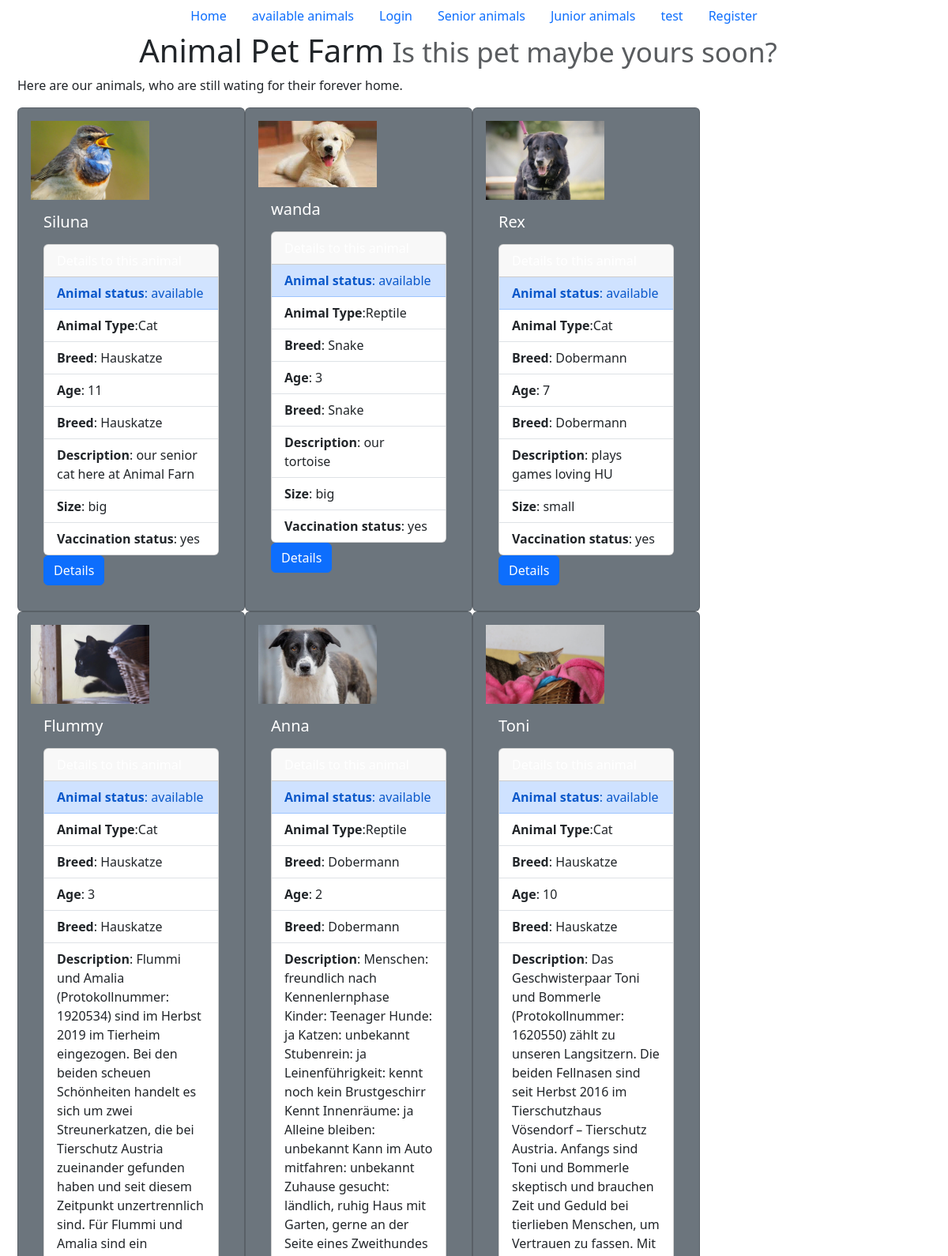
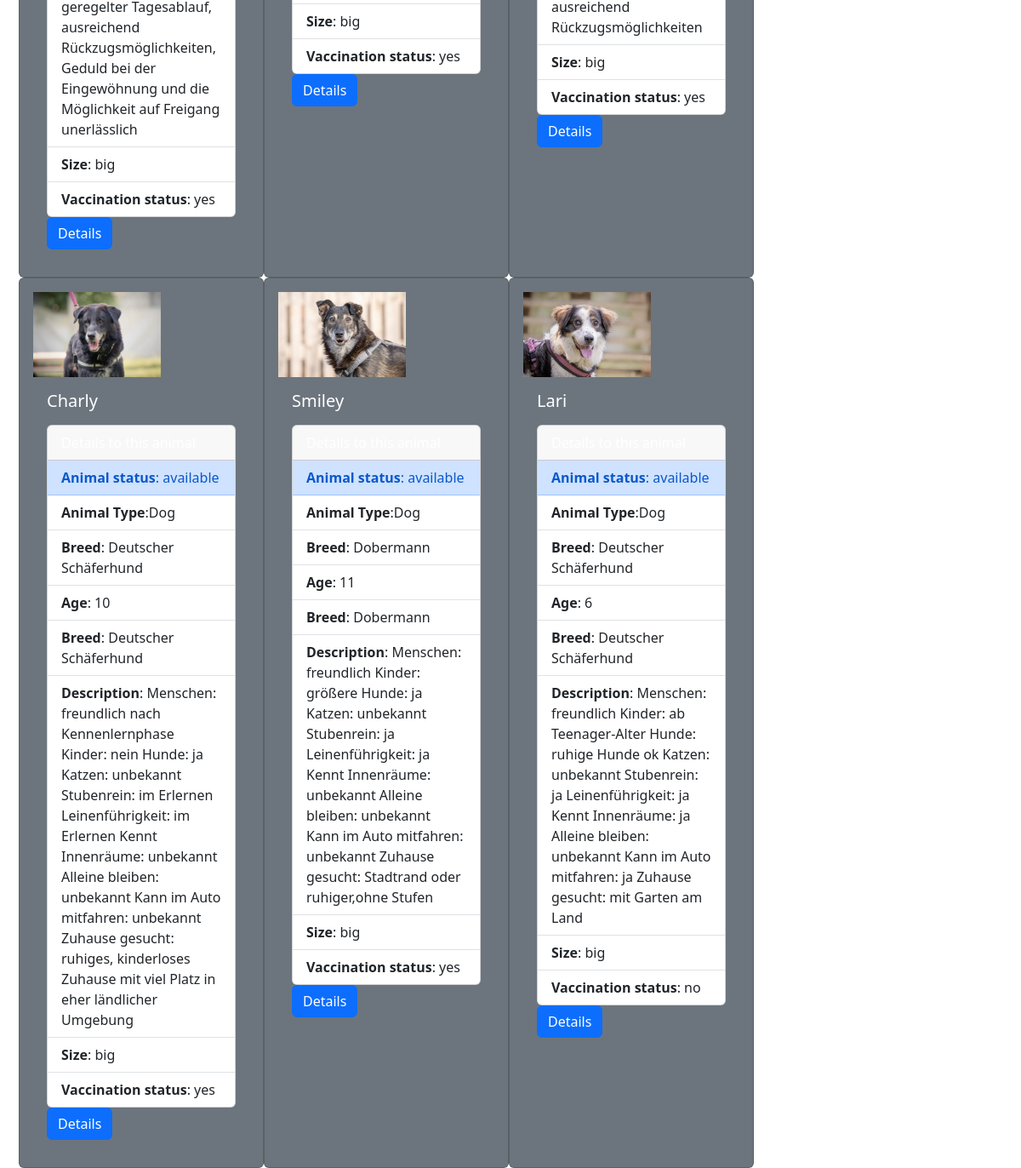
The app's page /home.php (signed in) with its own data (2 pictures, top to bottom).
### tables this page shows
CREATE TABLE `pets` (
  `pet_id` int(11) NOT NULL,
  `name` varchar(200) NOT NULL,
  `picture` varchar(255) NOT NULL,
  `age` int(11) NOT NULL,
  `description` varchar(500) NOT NULL,
  `fk_animal_type_id` int(11) NOT NULL,
  `fk_breed_id` int(11) NOT NULL,
  `fk_vaccination_id` int(11) NOT NULL,
  `fk_size_id` int(11) NOT NULL,
  `fk_status_id` int(11) NOT NULL
);

CREATE TABLE `animal_status` (
  `animalstatus_id` int(11) NOT NULL,
  `animal_status` varchar(20) DEFAULT NULL
);

CREATE TABLE `animal_type` (
  `type_id` int(11) NOT NULL,
  `animal_type` varchar(100) DEFAULT NULL
);

CREATE TABLE `breed` (
  `breed_id` int(11) NOT NULL,
  `breed_name` varchar(100) DEFAULT NULL
);

CREATE TABLE `animal_size` (
  `size_id` int(11) NOT NULL,
  `size` varchar(20) DEFAULT NULL
);

CREATE TABLE `vaccination` (
  `vacc_id` int(11) NOT NULL,
  `vacc_text` varchar(20) DEFAULT NULL
);

### home.php (the view, shortened to what this page needs)
<?php
    require_once "components/db_connect.php";
    $sql="select pets.pet_id, pets.picture, pets.name, pets.age, animal_type.animal_type, pets.description, vaccination.vacc_text, animal_size.size, animal_status.animal_status, breed.breed_name from pets
    inner join animal_type on pets.fk_animal_type_id = animal_type.type_id
    inner join vaccination on pets.fk_vaccination_id = vaccination.vacc_id
    inner join animal_size on pets.fk_size_id = animal_size.size_id
    inner join animal_status on pets.fk_status_id = animal_status.animalstatus_id
    inner join breed on pets.fk_breed_id = breed.breed_id where animal_status.animalstatus_id=1";
    $result = mysqli_query ($connect, $sql);
    $layout = "";
    if (mysqli_num_rows ($result) > 0){
        while($row = mysqli_fetch_assoc($result)){
            $layout .= "
        <div class='d-flex flex-wrap row-cols-auto'>
            <div class='card d-inline p-3 bg-secondary text-white' style='width: 18rem;'>
                <img src='pictures/animals/" .$row['picture']."' width='150' alt='Card image cap'</img>
                    <div class='card-body'>
                        <h5 class='card-title'>{$row['name']}</h5>
                        <p class='card-text'>
                            <div class='card w-90 align-content-center'>
                            <div class='card-header'>
                            Details to this animal
                            </div>
                                <ul class='list-group list-group-flush w-100'>
                                    <li class='list-group-item list-group-item-primary w-100'><b>Animal status</b>: {$row['animal_status']}</li>
                                    <li class='list-group-item '><b>Animal Type</b>:{$row['animal_type']}</li>
                                    <li class='list-group-item '><b>Breed</b>: {$row['breed_name']}</li>
                                    <li class='list-group-item '><b>Age</b>: {$row['age']}</li>
                                    <li class='list-group-item '><b>Breed</b>: {$row['breed_name']}</li>
                                    <li class='list-group-item '><b>Description</b>: {$row['description']}</li>
                                    <li class='list-group-item '><b>Size</b>: {$row['size']}</li>
                                    <li class='list-group-item '><b>Vaccination status</b>: {$row['vacc_text']}</li>
                                </ul>
                    </div>
                  <a href='details_animal.php?pet_id={$row["pet_id"]}' class='btn btn-primary'>Details</a>
                </div>
            </div>
        </div>
                ";
        };
    }else{
        $layout .= "no result";
    };
?>
<!DOCTYPE html>
<html lang="en">
<head>
  <link rel="stylesheet" href="css/bootstrap.css">
</head>
<body>
        <ul class="nav justify-content-center">
    <li class="nav-item">
        <a class="nav-link active" aria-current="page" href="index.php">Home</a>
    </li>
    <li class="nav-item">
        <a class="nav-link active" aria-current="page" href="home.php">available animals</a>
    </li>
    <li class="nav-item">
        <a class="nav-link" href="login.php">Login</a>
    </li>
    <li class="nav-item">
        <a class="nav-link" href="displayanimals.php?age=2" id="senior">Senior animals</a>
    </li>
    <li class="nav-item">
        <a class="nav-link" href="displayanimals.php?age=4" id="senior">Junior animals</a>
    </li>
    <li class="nav-item">
        <a class="nav-link" href="displayanimals.php" id="senior">test</a>
    </li>
    <li class="nav-item">
        <a class="nav-link" href="register.php">Register</a>
    </li>
</ul>
    <div class="container " style="margin-left:10px;">
        <h1 class="text-center"> Animal Pet Farm <small class="text-muted">Is this pet maybe yours soon?</small></h1>
        <p> Here are our animals, who are still wating for their forever home.
        <div class="d-flex flex-wrap">
            <?php
                echo $layout;
            ?>
            <br>
        </div>
    </div>
</body>
</html>

### records on screen
pets: picture (picture), name "Siluna", fk_status.animal_status "available", fk_animal_type.animal_type "Cat", fk_breed.breed_name "Hauskatze", age "11", description "our senior cat here at Animal Farn", fk_size.size "big", fk_vaccination.vacc_text "yes"
pets: picture (picture), name "wanda", fk_status.animal_status "available", fk_animal_type.animal_type "Reptile", fk_breed.breed_name "Snake", age "3", description "our tortoise", fk_size.size "big", fk_vaccination.vacc_text "yes"
pets: picture (picture), name "Rex", fk_status.animal_status "available", fk_animal_type.animal_type "Cat", fk_breed.breed_name "Dobermann", age "7", description "plays games loving HU", fk_size.size "small", fk_vaccination.vacc_text "yes"
pets: picture (picture), name "Flummy", fk_status.animal_status "available", fk_animal_type.animal_type "Cat", fk_breed.breed_name "Hauskatze", age "3", description "Flummi und Amalia (Protokollnummer: 1920534) sind im Herbst 2019 im Tierheim eingezogen. Bei den beiden scheuen Schönheiten handelt es sich um zwei Streunerkatzen, die bei Tierschutz Austria zueinander gefunden haben und seit diesem Zeitpunkt unzertrennlich sind. Für Flummi und Amalia sind ein geregelter Tagesablauf, ausreichend Rückzugsmöglichkeiten, Geduld bei der Eingewöhnung und die Möglichkeit auf Freigang unerlässlich", fk_size.size "big", fk_vaccination.vacc_text "yes"
pets: picture (picture), name "Anna", fk_status.animal_status "available", fk_animal_type.animal_type "Reptile", fk_breed.breed_name "Dobermann", age "2", description "Menschen: freundlich nach Kennenlernphase Kinder: Teenager Hunde: ja Katzen: unbekannt Stubenrein: ja Leinenführigkeit: kennt noch kein Brustgeschirr Kennt Innenräume: ja Alleine bleiben: unbekannt Kann im Auto mitfahren: unbekannt Zuhause gesucht: ländlich, ruhig Haus mit Garten, gerne an der Seite eines Zweithundes", fk_size.size "big", fk_vaccination.vacc_text "yes"
pets: picture (picture), name "Toni", fk_status.animal_status "available", fk_animal_type.animal_type "Cat", fk_breed.breed_name "Hauskatze", age "10", description "Das Geschwisterpaar Toni und Bommerle (Protokollnummer: 1620550) zählt zu unseren Langsitzern. Die beiden Fellnasen sind seit Herbst 2016 im Tierschutzhaus Vösendorf – Tierschutz Austria. Anfangs sind Toni und Bommerle skeptisch und brauchen Zeit und Geduld bei tierlieben Menschen, um Vertrauen zu fassen. Mit ausreichend Rückzugsmöglichkeiten", fk_size.size "big", fk_vaccination.vacc_text "yes"
pets: picture (picture), name "Charly", fk_status.animal_status "available", fk_animal_type.animal_type "Dog", fk_breed.breed_name "Deutscher Schäferhund", age "10", description "Menschen: freundlich nach Kennenlernphase Kinder: nein Hunde: ja Katzen: unbekannt Stubenrein: im Erlernen Leinenführigkeit: im Erlernen Kennt Innenräume: unbekannt Alleine bleiben: unbekannt Kann im Auto mitfahren: unbekannt Zuhause gesucht: ruhiges, kinderloses Zuhause mit viel Platz in eher ländlicher Umgebung", fk_size.size "big", fk_vaccination.vacc_text "yes"
pets: picture (picture), name "Smiley", fk_status.animal_status "available", fk_animal_type.animal_type "Dog", fk_breed.breed_name "Dobermann", age "11", description "Menschen: freundlich Kinder: größere Hunde: ja Katzen: unbekannt Stubenrein: ja Leinenführigkeit: ja Kennt Innenräume: unbekannt Alleine bleiben: unbekannt Kann im Auto mitfahren: unbekannt Zuhause gesucht: Stadtrand oder ruhiger,ohne Stufen", fk_size.size "big", fk_vaccination.vacc_text "yes"
pets: picture (picture), name "Lari", fk_status.animal_status "available", fk_animal_type.animal_type "Dog", fk_breed.breed_name "Deutscher Schäferhund", age "6", description "Menschen: freundlich Kinder: ab Teenager-Alter Hunde: ruhige Hunde ok Katzen: unbekannt Stubenrein: ja Leinenführigkeit: ja Kennt Innenräume: ja Alleine bleiben: unbekannt Kann im Auto mitfahren: ja Zuhause gesucht: mit Garten am Land", fk_size.size "big", fk_vaccination.vacc_text "no"
